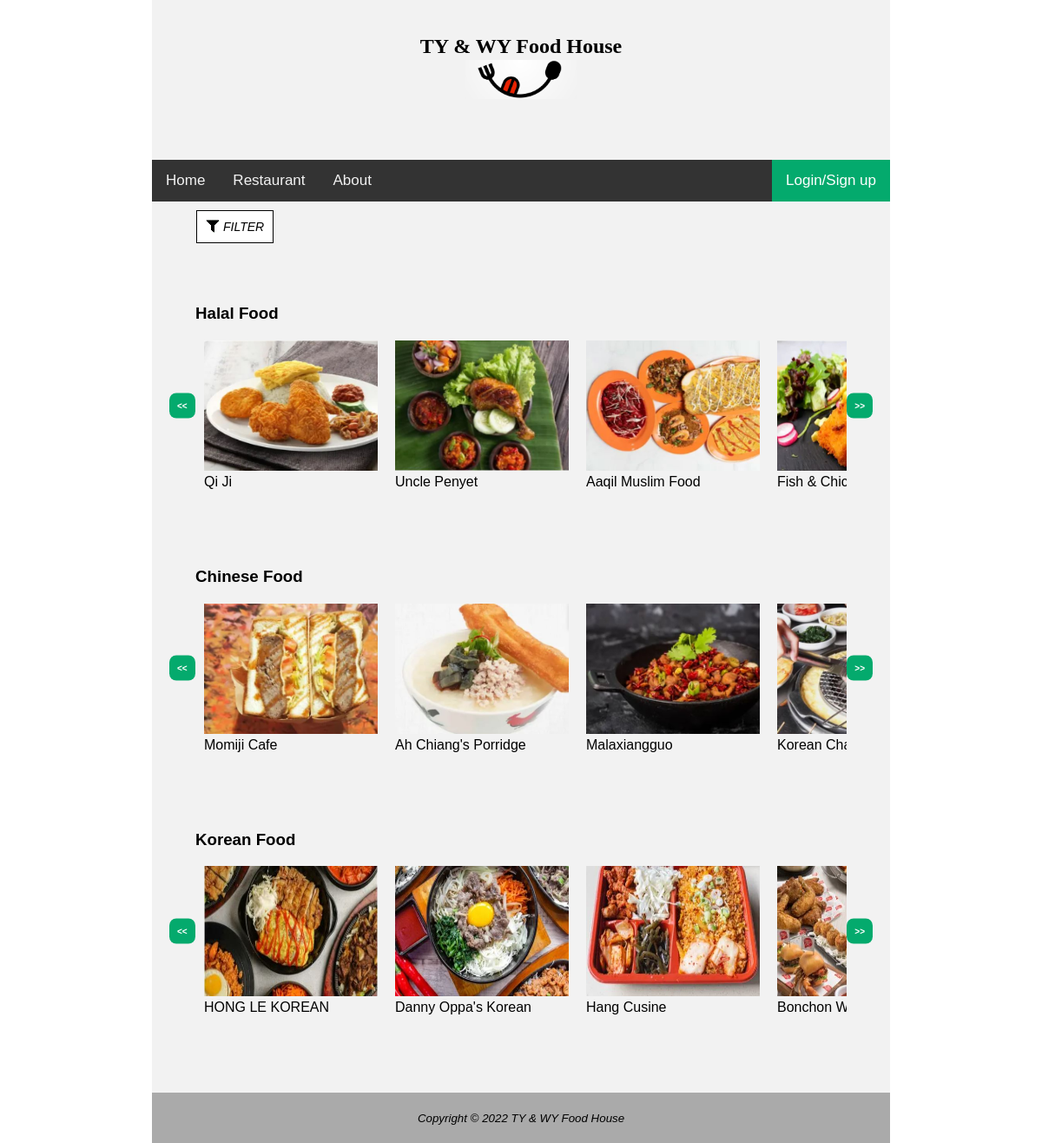
Page /restaurant.php on the committed database.
### tables this page shows
create table tblrestaurant ( restaurantid int NOT NULL AUTO_INCREMENT,
			     restaurantname varchar(50),
		             PRIMARY KEY (restaurantid)
		     );

### restaurant.php (the view, shortened to what this page needs)
<?php
include "dbconnect.php";
?>
<!DOCTYPE html>
<html lang="en">
<head>
<link rel="stylesheet" href="fundamentalStyle.css">
<link rel="stylesheet" href="topNavigationBar.css">
</head>
<body>
<div id="wrapper">
	<header style="padding: 20px 0px">
		<h2 style="text-align:center; margin-bottom:2px; font-family:Comic Sans MS">TY & WY Food House</h2>
		<img src="Foodlogo2.JPG"  class="center">
	</header>
	<div  class="topnav">
	   <a class="active" href="index.php">Home</a>
	   <a href="restaurant.php">Restaurant</a>
	   <a href="about.php">About</a>
	   <?php
			if (!isset($_SESSION['fname'])) {
				echo '<a href="LoginSignup.php" class="split">Login/Sign up</a>';
			}
	   ?>
	</div>
	<div class="dropdown">
	  <button class="dropbtn2"><i style="background-image: url(filter.gif);background-repeat: no-repeat;padding-left: 20px;">FILTER</i></button>
	</div>
	<div class="cover">
	    <h3>Halal Food</h3>
		<button class="left" onclick="leftScroll(0)"><b><<</b></button>
      <div class="scroll-images">
	  <?php
		$query = 'select * from tblrestaurant where 1 LIMIT 0,6';
		$result = $dbcnx->query($query);
		$length = $result->num_rows;
		for ($i=0; $i < $length; $i++){
			$row = $result->fetch_assoc();
			echo '<div class="child">';
			echo '<a href="menu.php?food='.$row['restaurantid'].'"><img class="child-img" src="food'.$row['restaurantid'].'.JPG" width="200" height="150" alt="image" />'.$row['restaurantname'].'</a>';
			echo '</div>';
		}
	  ?>
		<button class="right" onclick="rightScroll(0)"><b>>></b></button>
      </div>
    </div>
	<div class="cover">
		<h3>Chinese Food</h3>
		<button class="left" onclick="leftScroll(1)"><b><<</b></button>
      <div class="scroll-images">
	  <?php
		$query = 'select * from tblrestaurant where 1 LIMIT 6,6';
		$result = $dbcnx->query($query);
		$length = $result->num_rows;
		for ($i=0; $i < $length; $i++){
			$row = $result->fetch_assoc();
			echo '<div class="child">';
			echo '<a href="menu.php?food='.$row['restaurantid'].'"><img class="child-img" src="food'.$row['restaurantid'].'.JPG" width="200" height="150" alt="image" />'.$row['restaurantname'].'</a>';
			echo '</div>';
		}
	  ?>
		<button class="right" onclick="rightScroll(1)"><b>>></b></button>
      </div>
    </div>
	<div class="cover">
		<h3>Korean Food</h3>
		<button class="left" onclick="leftScroll(2)"><b><<</b></button>
      <div class="scroll-images">
	  <?php
		$query = 'select * from tblrestaurant where 1 LIMIT 12,18';
		$result = $dbcnx->query($query);
		$length = $result->num_rows;
		for ($i=0; $i < $length; $i++){
			$row = $result->fetch_assoc();
			echo '<div class="child">';
			echo '<a href="menu.php?food='.$row['restaurantid'].'"><img class="child-img" src="food'.$row['restaurantid'].'.JPG" width="200" height="150" alt="image" />'.$row['restaurantname'].'</a>';
			echo '</div>';
		}
	  ?>
		<button class="right" onclick="rightScroll(2)"><b>>></b></button>
      </div>
    </div>
	<div id="bottompart">
	<footer>
		<small><i>Copyright &copy; 2022 TY & WY Food House
		</i></small>
	</footer>
	</div>
</div>
</body>
</html>

### fundamentalStyle.css (style rules this page uses)
body { margin: 0; font-family: Arial, Helvetica, sans-serif; }
header { background-color:#f2f2f2; padding: 0 20px; }
.center { display: block; margin: 0px auto 50px; width: 15%; }
#wrapper { background-color: #f2f2f2; width: 10%; margin:auto; min-width:850px; }
#bottompart { background-color: #AAAAAA; text-align: center; margin-left: auto; margin-right: auto; }
footer { padding:20px 0; }

### topNavigationBar.css (style rules this page uses)
.topnav { overflow: hidden; background-color: #333; }
.topnav a { float: left; color: #f2f2f2; text-align: center; padding: 14px 16px; text-decoration: none; font-size: 17px; }
.topnav a.split { float: right; background-color: #04AA6D; color: white; }
.split { float: right; color: #f2f2f2; }

### restaurant.php (style rules this page uses)
h2 { text-align: center; }
.scroll-images { width: 100%; height: auto; display: flex; flex-wrap: nowrap; overflow-x: auto; overflow-y: hidden; scroll-behavior: smooth; }
.child { width: 200px; height: 190px; margin: 1px 10px; }
.cover { padding: 0px 30px; position: relative; margin: 70px 20px; }
.left { position: absolute; left: 0; top: 50%; transform: translateY(-50%); }
.right { position: absolute; right: 0; top: 50%; transform: translateY(-50%); }
.cover button { background-color: #04AA6D; color: #ffffff; border: none; border-radius: 8px; padding: 9px 9px; font-size: 10px; cursor: pointer; }
.cover a { text-decoration: none; color: #000000; }
.dropbtn2 { background-color: #ffffff; color: black; padding: 10px; font-size: 14px; border: 1px solid #000000; }
.dropdown { position: relative; display: inline-block; margin-left:6%; margin-top: 10px; }

### rows in the picture
tblrestaurant: shows a picture, restaurantname "Qi Ji"
tblrestaurant: shows a picture, restaurantname "Uncle Penyet"
tblrestaurant: shows a picture, restaurantname "Aaqil Muslim Food"
tblrestaurant: shows a picture, restaurantname "Fish &…"
tblrestaurant: shows a picture, restaurantname "Momiji Cafe"
tblrestaurant: shows a picture, restaurantname "Ah Chiang's Porridge"
tblrestaurant: shows a picture, restaurantname "Malaxiangguo"
tblrestaurant: shows a picture, restaurantname "Korean…"
tblrestaurant: shows a picture, restaurantname "HONG LE KOREAN"
tblrestaurant: shows a picture, restaurantname "Danny Oppa's Korean"
tblrestaurant: shows a picture, restaurantname "Hang Cusine"
tblrestaurant: shows a picture, restaurantname "Bonchon…"
